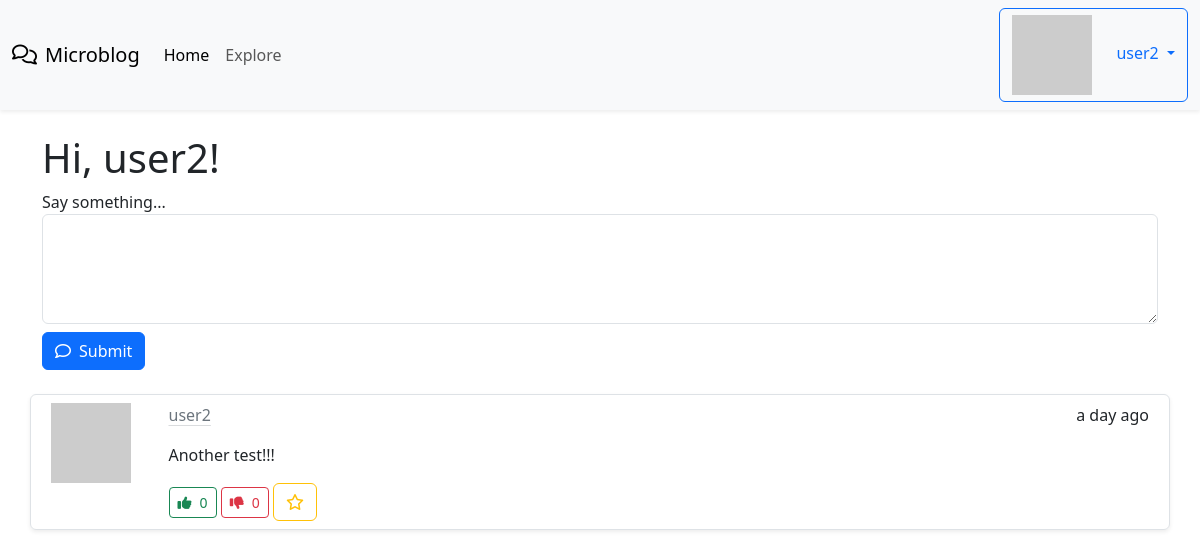
The app's page /index (signed in), older data.
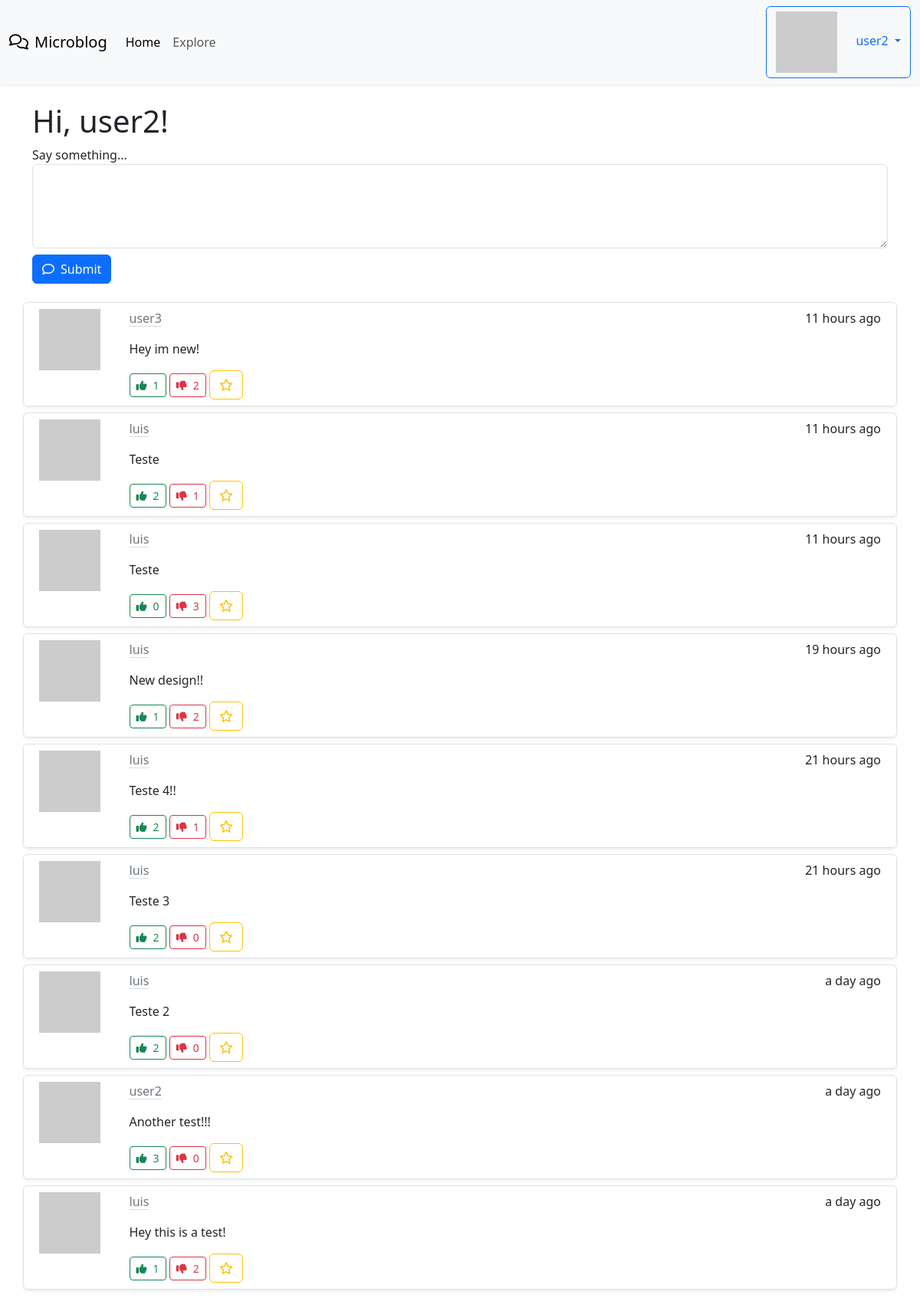
The same page, newer data.
### app/models.py (models this page shows, shortened)
class User(UserMixin, db.Model):
    id = db.Column(db.Integer, primary_key = True)
    username = db.Column(db.String(64), index = True, unique = True)
    email = db.Column(db.String(120), index = True, unique = True)
    password_hash = db.Column(db.String(128))
    posts = db.relationship('Post', backref='author', lazy='dynamic')
    about_me = db.Column(db.String(140))
    last_seen = db.Column(db.DateTime, default=datetime.utcnow)
    followed = db.relationship(
        'User', secondary=followers,
        primaryjoin=(followers.c.follower_id == id),
        secondaryjoin=(followers.c.followed_id == id),
        backref=db.backref('followers', lazy='dynamic'), lazy='dynamic'
    )
    upvotes = db.relationship('Upvote', backref='user', lazy='dynamic')
    downvotes = db.relationship('Downvote', backref='user', lazy='dynamic')
    saved_posts = db.relationship('SavedPost', backref='user', lazy='dynamic')
    def avatar(self, size):
        digest = md5(self.email.lower().encode('utf-8')).hexdigest()
        return 'https://www.gravatar.com/avatar/{}?d=identicon&s={}'.format(digest, size)
    def followed_posts(self):
        followed = Post.query.join(
            followers, (followers.c.followed_id == Post.user_id)).filter(
                followers.c.follower_id == self.id)
        own = Post.query.filter_by(user_id=self.id)
        return followed.union(own).order_by(Post.timestamp.desc())
    def has_saved_post(self, post):
        return self.saved_posts.filter_by(post_id=post.id).count() > 0

class Post(db.Model):
    id = db.Column(db.Integer, primary_key=True)
    body = db.Column(db.String(140))
    timestamp = db.Column(db.DateTime, index=True, default=datetime.utcnow)
    user_id = db.Column(db.Integer, db.ForeignKey('user.id'))
    language = db.Column(db.String(5))
    upvotes = db.relationship('Upvote', backref='post', lazy='dynamic')
    downvotes = db.relationship('Downvote', backref='post', lazy='dynamic')
    saved_by = db.relationship('SavedPost', backref='post', lazy='dynamic')

### app/main/routes.py (the view, shortened to what this page needs)
@bp.route('/', methods=['GET', 'POST'])
@bp.route('/index', methods=['GET', 'POST'])
@login_required
def index():
    form = PostForm()
    page = request.args.get('page', 1, type=int)
    posts = current_user.followed_posts().paginate(page=page, per_page=current_app.config['POSTS_PER_PAGE'], error_out=False)
    next_url = url_for('main.index', page=posts.next_num) if posts.has_next else None
    prev_url = url_for('main.index', page=posts.prev_num) if posts.has_prev else None
    return render_template('index.html', title='Home', form=form, posts=posts.items, next_url=next_url, prev_url=prev_url)

### app/main/forms.py
class PostForm(FlaskForm):
    post = TextAreaField(_l('Say something...'), validators=[DataRequired(), Length(min=1, max=140)])
    submit = SubmitField(_l('Submit'))

### app/__init__.py (called while the page is built)
def get_locale():
    return request.accept_languages.best_match(current_app.config['LANGUAGES'])

### app/main/routes.py (called while the page is built)
@bp.before_request
def before_request():
    if current_user.is_authenticated:
        current_user.last_seen = datetime.utcnow()
        db.session.commit()
    g.locale = str(get_locale())

### app/models.py (called while the page is built)
@login.user_loader
def load_user(id):
    return User.query.get(int(id))

### app/templates/index.html (shortened to what this page needs)
{% extends "base.html" %}
{% block content %}
<div class="container mt-4">
  <h1>{{ _('Hi, %(username)s!', username=current_user.username) }}</h1>
  {% if form %}
  <form action="" method="post">
      <div class="form-group">
          <label for="{{ form.post.id }}">{{ form.post.label }}</label>
          {{ form.post(class="form-control", rows=4) }}
      </div>
      <button type="submit" class="btn btn-primary mt-2"><i class="fa-regular fa-comment me-2"></i>{{_('Submit')}}</button>
  </form>
  {% endif %}
  <div class="mt-4">
      {% for post in posts %}
      {% include "_post.html" %}
      {% endfor %}
  </div>
</div>
{% endblock %}

### app/templates/base.html (shortened to what this page needs)
<!doctype html>
<html lang="en">
    <head>
        {% block head %}
        {% block styles %}
            {{ bootstrap.load_css() }}
        {% endblock %}
        {% endblock %}
    </head>
    <body>
      <nav class="navbar navbar-expand-lg bg-body-tertiary shadow-sm">
        <div class="container-fluid">
          <a class="navbar-brand" href="{{ url_for('main.index') }}"><i class="fa-regular fa-comments me-2"></i>Microblog</a>
          <div class="collapse navbar-collapse" id="navbarNav">
            <ul class="navbar-nav">
              <li class="nav-item">
                <a class="nav-link active" aria-current="page" href="{{ url_for('main.index') }}">{{_('Home')}}</a>
              </li>
              <li class="nav-item">
                <a class="nav-link" href="{{ url_for('main.explore') }}">{{_('Explore')}}</a>
              </li>
            </ul>
            <ul class="navbar-nav ms-auto">
              {% if current_user.is_anonymous %}
              <li class="nav-item">
                  <a class="btn btn-primary" href="{{ url_for('auth.login') }}">{{_('Login')}}</a>
              </li>
              {% else %}
              <li class="nav-item dropdown">
                <a class="dropdown-toggle btn btn-outline-primary" href="#" role="button" data-bs-toggle="dropdown" aria-expanded="false">
                  <img class="me-4" src="{{ current_user.avatar(36) }}" />{{ current_user.username }}
                </a>
              </li>
              {% endif %}
          </ul>
          </div>
        </div>
      </nav>
      {% block content %}{% endblock %}
  </body>
</html>

### app/templates/_post.html
<div class="row border rounded shadow-sm my-2 p-2">
  <div class="col-1 d-flex align-items-center">
    <img src="{{ post.author.avatar(64) }}" class="align-self-start mr-3" alt="{{ post.author.username }} Avatar">
  </div>
  <div class="col ms-4">
    <div class="d-flex flex-row justify-content-between">
      <a class="link-secondary link-offset-2 link-underline-opacity-25 link-underline-opacity-100-hover" href="{{ url_for('main.user', username=post.author.username) }}">{{ post.author.username }}</a>
      <p>{{ moment(post.timestamp).fromNow() }}</p>
    </div>
    <p>{{ post.body }}</p>
    <button onclick="upvotePost({{ post.id }})" class="btn btn-outline-success btn-sm upvote-button" data-post-id="{{ post.id }}">
      <i class="fa-solid fa-thumbs-up me-2"></i><span id="upvote-count-{{ post.id }}">{{ post.upvotes.count() }}</span>
    </button>
    <button onclick="downvotePost({{ post.id }})" class="btn btn-outline-danger btn-sm downvote-button" data-post-id="{{ post.id }}">
      <i class="fa-solid fa-thumbs-down me-2"></i><span id="downvote-count-{{ post.id }}">{{ post.downvotes.count() }}</span>
    </button>
    <button onclick="savePost({{ post.id }})" id="save-toggle-button-{{ post.id }}" data-post-id="{{ post.id }}" class="btn btn-outline-warning">
      {% if current_user.has_saved_post(post) %}
      <i id="star-icon-{{ post.id }}" class="fa-solid fa-star"></i>
      {% else %}
      <i id="star-icon-{{ post.id }}" class="fa-regular fa-star"></i>
      {% endif %}
    </button>
  </div>
</div>

Row changes from the older to the newer data that the page shows:
added Post: author.username "user3", timestamp "11 hours ago", body "Hey im new!", upvotes.count "1", downvotes.count "2"
added Post: author.username "luis", timestamp "11 hours ago", body "Teste", upvotes.count "2", downvotes.count "1"
added Post: author.username "luis", timestamp "11 hours ago", body "Teste", upvotes.count "0", downvotes.count "3"
now on this page (row unchanged): Post: author.username "luis", timestamp "19 hours ago", body "New design!!", upvotes.count "1", downvotes.count "2"
now on this page (row unchanged): Post: author.username "luis", timestamp "21 hours ago", body "Teste 4!!", upvotes.count "2", downvotes.count "1"
now on this page (row unchanged): Post: author.username "luis", timestamp "21 hours ago", body "Teste 3", upvotes.count "2", downvotes.count "0"
now on this page (row unchanged): Post: author.username "luis", timestamp "a day ago", body "Teste 2", upvotes.count "2", downvotes.count "0"
computed for Post "Another test!!!": upvotes.count "0" → "3"
now on this page (row unchanged): Post: author.username "luis", timestamp "a day ago", body "Hey this is a test!", upvotes.count "1", downvotes.count "2"
